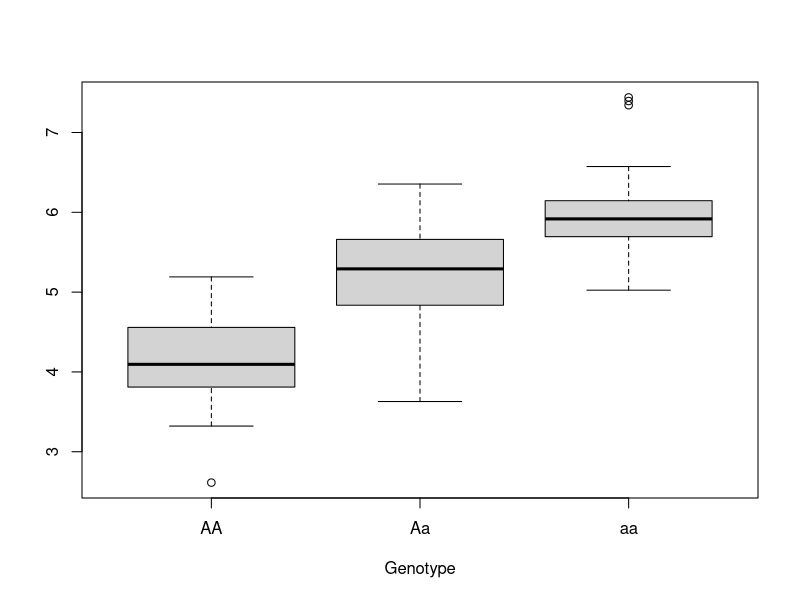
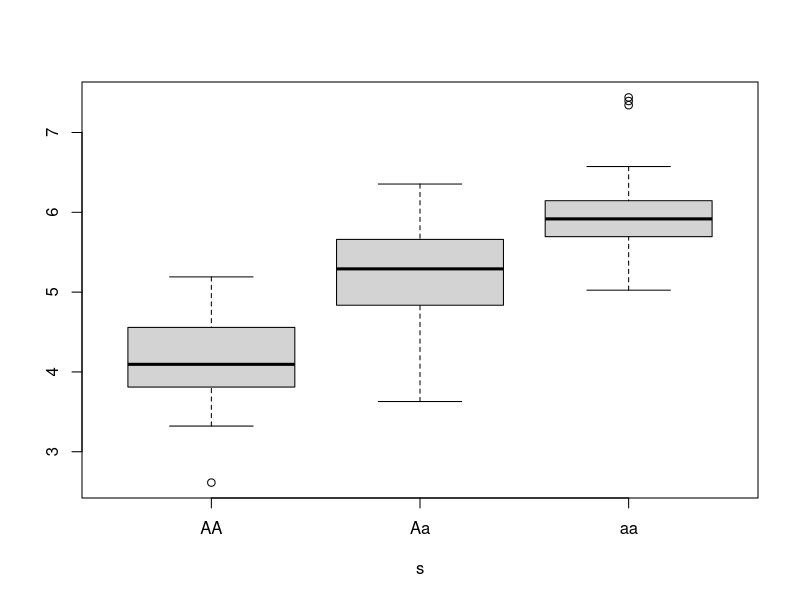

Write the R code that produced these figures, in order.
# Code to produce figures that are in the paper
# Amelia Dunstone
# 2024/10/10

# Linear model -----------------------------------------------------------------


set.seed(2)
library(ggbeeswarm)

n <- c(20, 15, 18)
mu <- c(4, 5.1, 6.2)
sigma <- 0.6
AA <- rnorm(n[1], mean = mu[1], sd = sigma)
Aa <- rnorm(n[2], mean = mu[2], sd = sigma)
aa <- rnorm(n[3], mean = mu[3], sd = sigma)
ls <- list(AA = AA, Aa = Aa, aa = aa)

boxplot(ls, xlab = "Genotype")


boxplot(ls, xlab = "s")










n <- 2
p <- c(0.48, 0.02)

E <- n*p
E
variance <- n*p*(1-p)
variance
